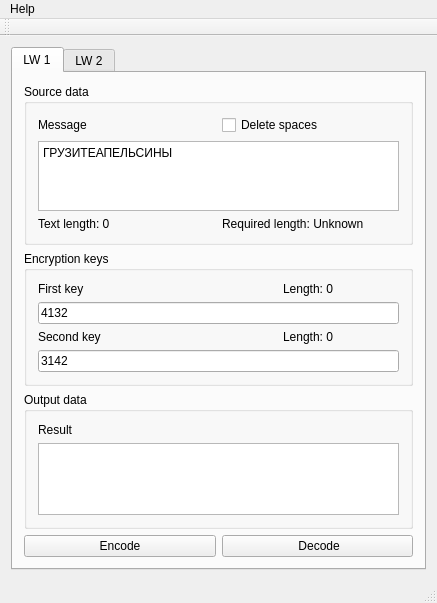
<?xml version="1.0" encoding="UTF-8"?>
<ui version="4.0">
 <class>MainWindow</class>
 <widget class="QMainWindow" name="MainWindow">
  <property name="geometry">
   <rect>
    <x>0</x>
    <y>0</y>
    <width>437</width>
    <height>596</height>
   </rect>
  </property>
  <property name="windowTitle">
   <string>Information defense</string>
  </property>
  <widget class="QWidget" name="centralWidget">
   <layout class="QHBoxLayout" name="horizontalLayout">
    <item>
     <widget class="QTabWidget" name="tabWidget">
      <property name="sizePolicy">
       <sizepolicy hsizetype="Expanding" vsizetype="Expanding">
        <horstretch>0</horstretch>
        <verstretch>0</verstretch>
       </sizepolicy>
      </property>
      <property name="currentIndex">
       <number>0</number>
      </property>
      <widget class="QWidget" name="tabLab1">
       <attribute name="title">
        <string>LW 1</string>
       </attribute>
       <layout class="QGridLayout" name="gridLayout">
        <item row="9" column="0">
         <widget class="QPushButton" name="btnEncrypt">
          <property name="text">
           <string>Encode</string>
          </property>
         </widget>
        </item>
        <item row="1" column="0" rowspan="2" colspan="2">
         <widget class="QGroupBox" name="groupBox">
          <property name="title">
           <string>Source data</string>
          </property>
          <layout class="QGridLayout" name="gridLayout_2">
           <item row="0" column="1">
            <widget class="QLabel" name="label_5">
             <property name="text">
              <string>Message</string>
             </property>
            </widget>
           </item>
           <item row="1" column="1" rowspan="2" colspan="2">
            <widget class="QPlainTextEdit" name="editMessage">
             <property name="plainText">
              <string>ГРУЗИТЕАПЕЛЬСИНЫ</string>
             </property>
            </widget>
           </item>
           <item row="3" column="2">
            <widget class="QLabel" name="lblRequiredLength">
             <property name="text">
              <string>Required length: Unknown</string>
             </property>
            </widget>
           </item>
           <item row="3" column="1">
            <widget class="QLabel" name="labelInputLength">
             <property name="sizePolicy">
              <sizepolicy hsizetype="Minimum" vsizetype="Preferred">
               <horstretch>0</horstretch>
               <verstretch>0</verstretch>
              </sizepolicy>
             </property>
             <property name="text">
              <string>Text length: 0</string>
             </property>
            </widget>
           </item>
           <item row="0" column="2">
            <widget class="QCheckBox" name="checkRemoveSpaces">
             <property name="text">
              <string>Delete spaces</string>
             </property>
            </widget>
           </item>
          </layout>
         </widget>
        </item>
        <item row="4" column="0" colspan="2">
         <widget class="QGroupBox" name="groupBox_2">
          <property name="title">
           <string>Output data</string>
          </property>
          <layout class="QGridLayout" name="gridLayout_3">
           <item row="0" column="1">
            <widget class="QLabel" name="label_3">
             <property name="text">
              <string>Result</string>
             </property>
            </widget>
           </item>
           <item row="1" column="1">
            <widget class="QPlainTextEdit" name="editResult"/>
           </item>
          </layout>
         </widget>
        </item>
        <item row="9" column="1">
         <widget class="QPushButton" name="btnDecrypt">
          <property name="text">
           <string> Decode</string>
          </property>
         </widget>
        </item>
        <item row="3" column="0" colspan="2">
         <widget class="QGroupBox" name="groupBox_3">
          <property name="title">
           <string>Encryption keys</string>
          </property>
          <layout class="QGridLayout" name="gridLayout_4">
           <item row="2" column="0" colspan="3">
            <widget class="QLineEdit" name="editFirstKey">
             <property name="text">
              <string>4132</string>
             </property>
            </widget>
           </item>
           <item row="4" column="0" colspan="3">
            <widget class="QLineEdit" name="editSecondKey">
             <property name="text">
              <string>3142</string>
             </property>
            </widget>
           </item>
           <item row="0" column="0" colspan="2">
            <widget class="QLabel" name="label">
             <property name="text">
              <string>First key</string>
             </property>
            </widget>
           </item>
           <item row="0" column="2">
            <widget class="QLabel" name="lblKey1Length">
             <property name="text">
              <string>Length: 0</string>
             </property>
            </widget>
           </item>
           <item row="3" column="0">
            <widget class="QLabel" name="label_4">
             <property name="text">
              <string>Second key</string>
             </property>
            </widget>
           </item>
           <item row="3" column="2">
            <widget class="QLabel" name="lblKey2Length">
             <property name="text">
              <string>Length: 0</string>
             </property>
            </widget>
           </item>
          </layout>
         </widget>
        </item>
       </layout>
      </widget>
      <widget class="QWidget" name="tabLab2">
       <attribute name="title">
        <string>LW 2</string>
       </attribute>
      </widget>
     </widget>
    </item>
   </layout>
  </widget>
  <widget class="QMenuBar" name="menuBar">
   <property name="geometry">
    <rect>
     <x>0</x>
     <y>0</y>
     <width>437</width>
     <height>22</height>
    </rect>
   </property>
   <widget class="QMenu" name="menuHelp">
    <property name="title">
     <string>Help</string>
    </property>
   </widget>
   <addaction name="menuHelp"/>
  </widget>
  <widget class="QToolBar" name="mainToolBar">
   <attribute name="toolBarArea">
    <enum>TopToolBarArea</enum>
   </attribute>
   <attribute name="toolBarBreak">
    <bool>false</bool>
   </attribute>
  </widget>
  <widget class="QStatusBar" name="statusBar"/>
 </widget>
 <layoutdefault spacing="6" margin="11"/>
 <resources/>
 <connections/>
</ui>
